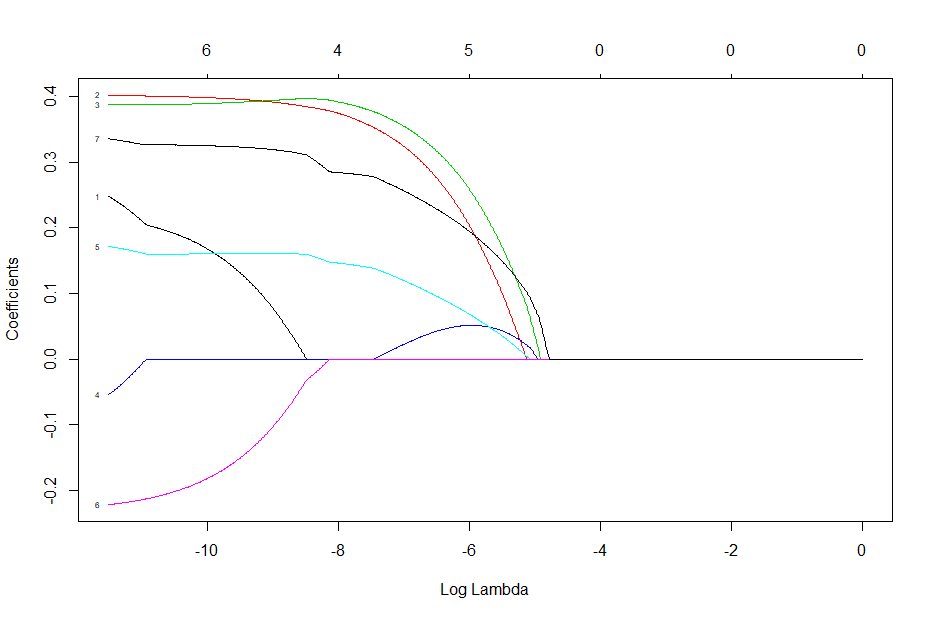

Source code (R):
library(ggplot2)
library(dplyr)
library(tidyr)
library(magrittr)
library(glmnet)

data <- as_tibble(read.csv('Portfolio.csv'))

lambdas <- 10 ** seq(-5, 0, 0.005)
model <- glmnet(x=data %>% select(-T, -PORTFOLIO) %>% as.matrix, 
                      y=data$PORTFOLIO, 
                      alpha=0.5, lambda=lambdas,
                      intercept=F)
plot(model, "lambda", label=TRUE)

# Number of folds default = 10
cv_fit <- cv.glmnet(x=data %>% select(-T, -PORTFOLIO) %>% as.matrix, 
                    y=data$PORTFOLIO, 
                    alpha=1, lambda=lambdas,
                    intercept=F)
plot(cv_fit)

cv_fit$lambda.min
